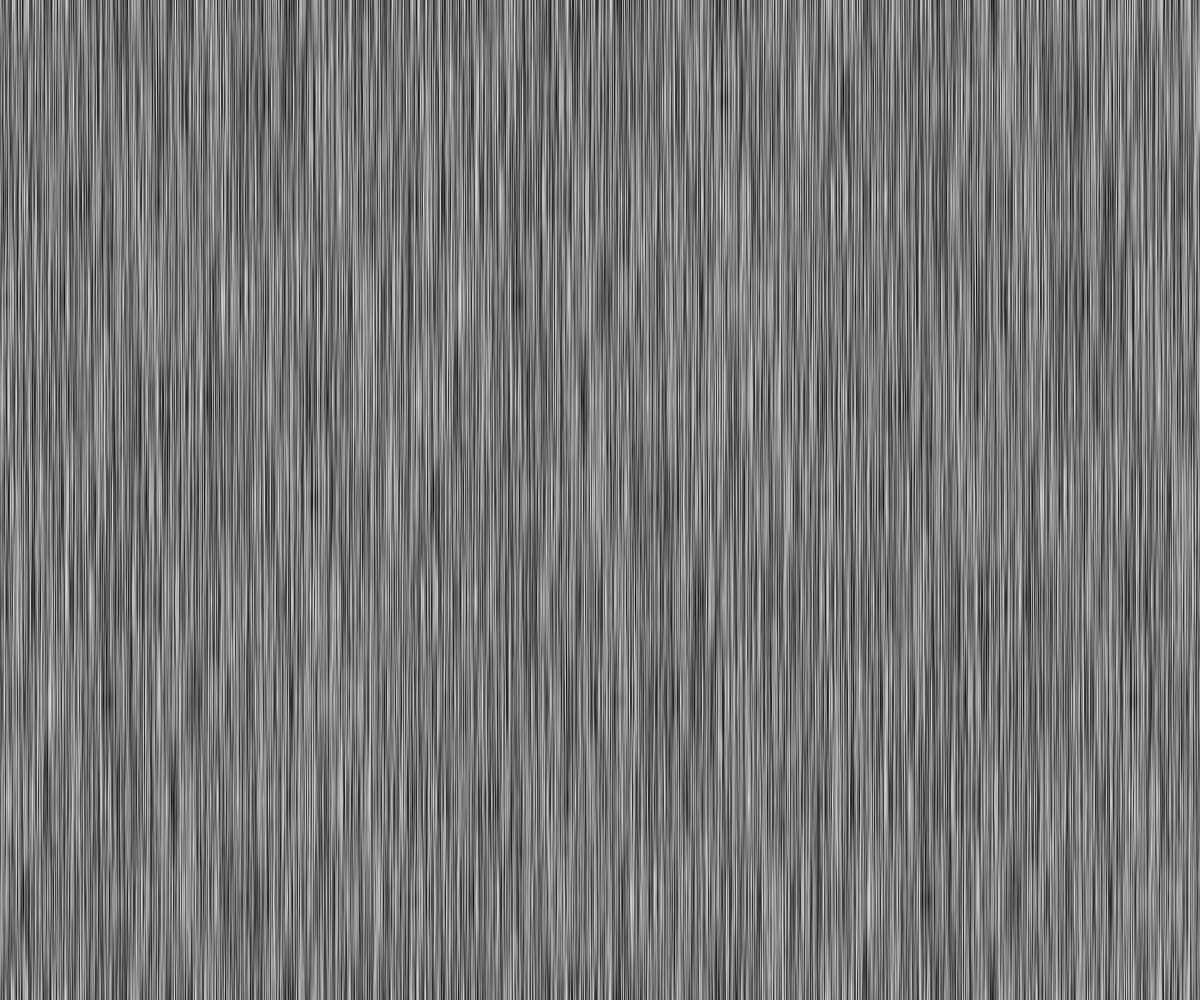
Frame 1 (no input)
Frame 2 (the mouse pressed at the canvas centre, redrawn once): identical to frame 1, image omitted

The p5.js sketch that drew this single still picture (run headless with seeded random() and noise() and a simulated clock; the mouse was pressed at the canvas centre and the sketch redrawn once):

// p5.js sketch
// ── sketch.js
// Project Title
// Your Name
// Date
//
// Extra for Experts:
// - describe what you did to take this project "above and beyond"

let inc = 0.01;
let start = 0;
function setup() {
  createCanvas(windowWidth, windowHeight);
  pixelDensity(1);
}

function draw() {
  background(255);
  let xoff = 0;

  loadPixels();
  for (let x = 0; x < width; x++) {
    for (let y = 0; y < height; y++) {
      let index = (x + y * width) * 4;
      let r = noise(xoff) * 255;
      pixels[index + 0] = r;
      pixels[index + 1] = r;
      pixels[index + 2] = r;
      pixels[index + 3] = 255;

      xoff += 0.01;
    }
  }
  updatePixels();
  noLoop();
}

start += inc;
